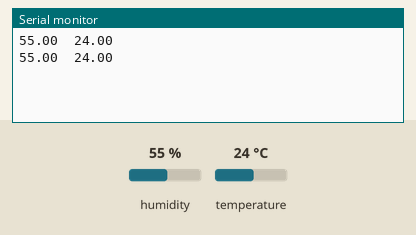
This sketch was run on a simulated Arduino Uno, built with avr-gcc and run on an emulated ATmega328P. Shown: the last lines printed to the serial monitor. The test bench sets the inputs (shaded band); at power-on: humidity 55 %, temperature 24 °C.

Above: at 2.8 s.
2.9 s: humidity set to 22 %
At 4.5 s:
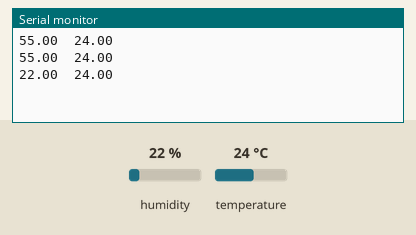
5.6 s: temperature set to 12 °C
At 7.3 s:
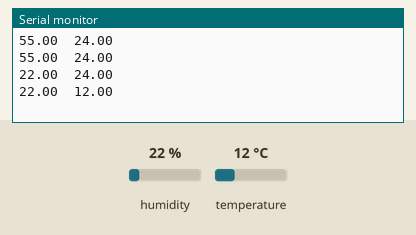
8.3 s: humidity set to 40 %
At 8.3 s:
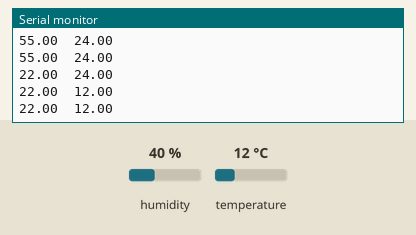
Timing chart, 0 to 11.3 s (numbered marks = the images above; inputs shaded):
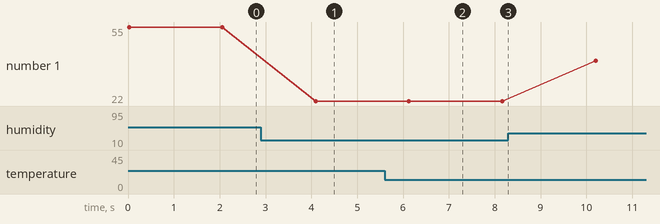

Measured:
- after the input at 2.9 s, the serial monitor: prints a new line after 1.2 s (image 1)
- after the input at 5.6 s, the serial monitor: prints a new line after 0.53 s (image 2)
- plotted number 1: 55 → 22 after the input at 2.9 s, 22 → 40 after the input at 8.3 s

The sketch:

transDataDHT.ino
```cpp
#include <SoftwareSerial.h>
SoftwareSerial mySerial (5,4);

#include "DHT.h"
#define DHTPIN 2
const int DHTTYPE = DHT11;
DHT dht(DHTPIN, DHTTYPE);

void setup() {
  Serial.begin(9600);
  mySerial.begin(9600);
  dht.begin();
}

void loop() {
  float h = dht.readHumidity();
  float t = dht.readTemperature();

       Serial.print(h);
       Serial.print("  ");
       Serial.println(t );


  mySerial.print(h);
  delay(1000);
  mySerial.print(t);
  delay(1000);
}
```
